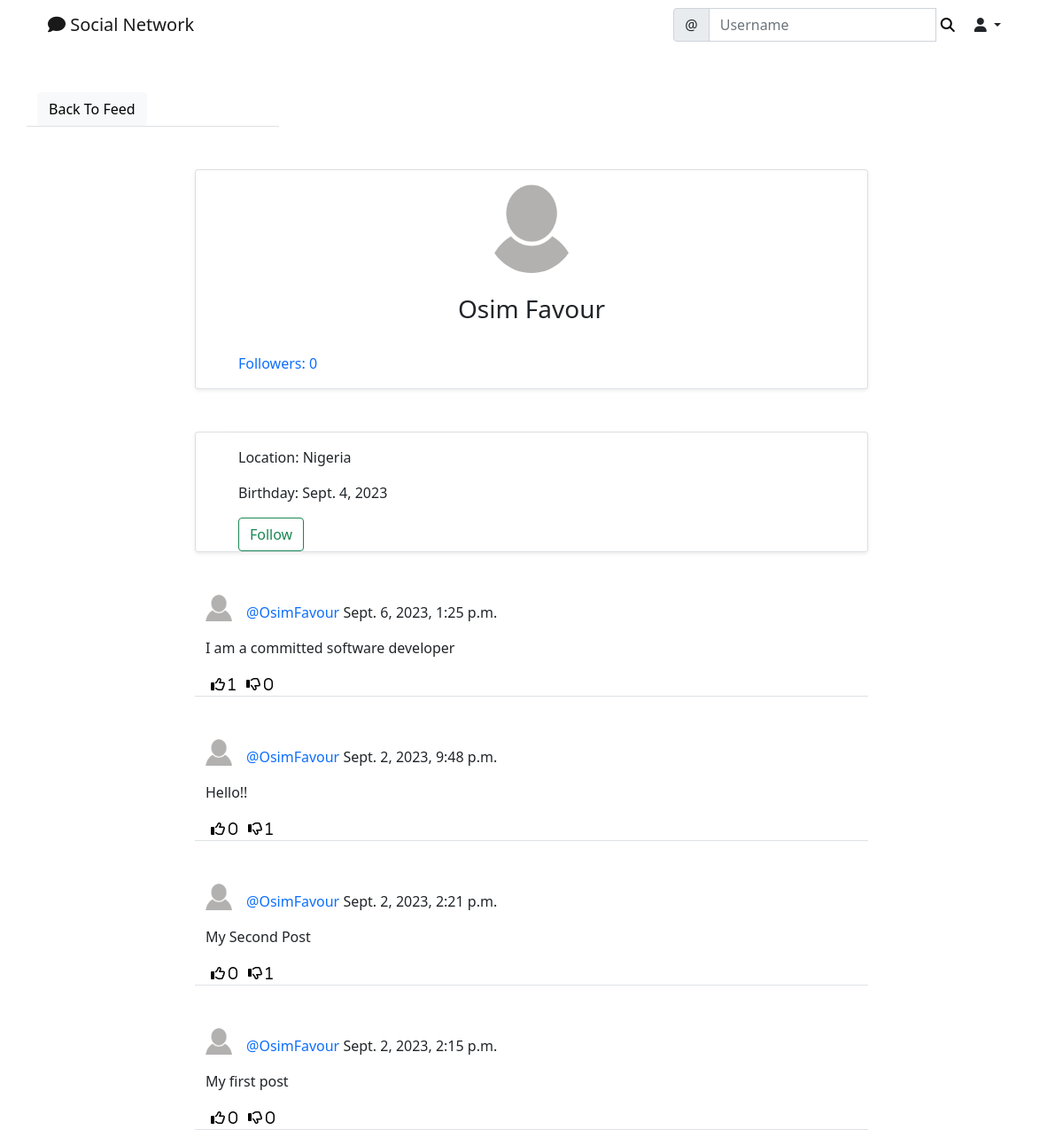
/social/profile/1/, run on an earlier commit of the app's database.
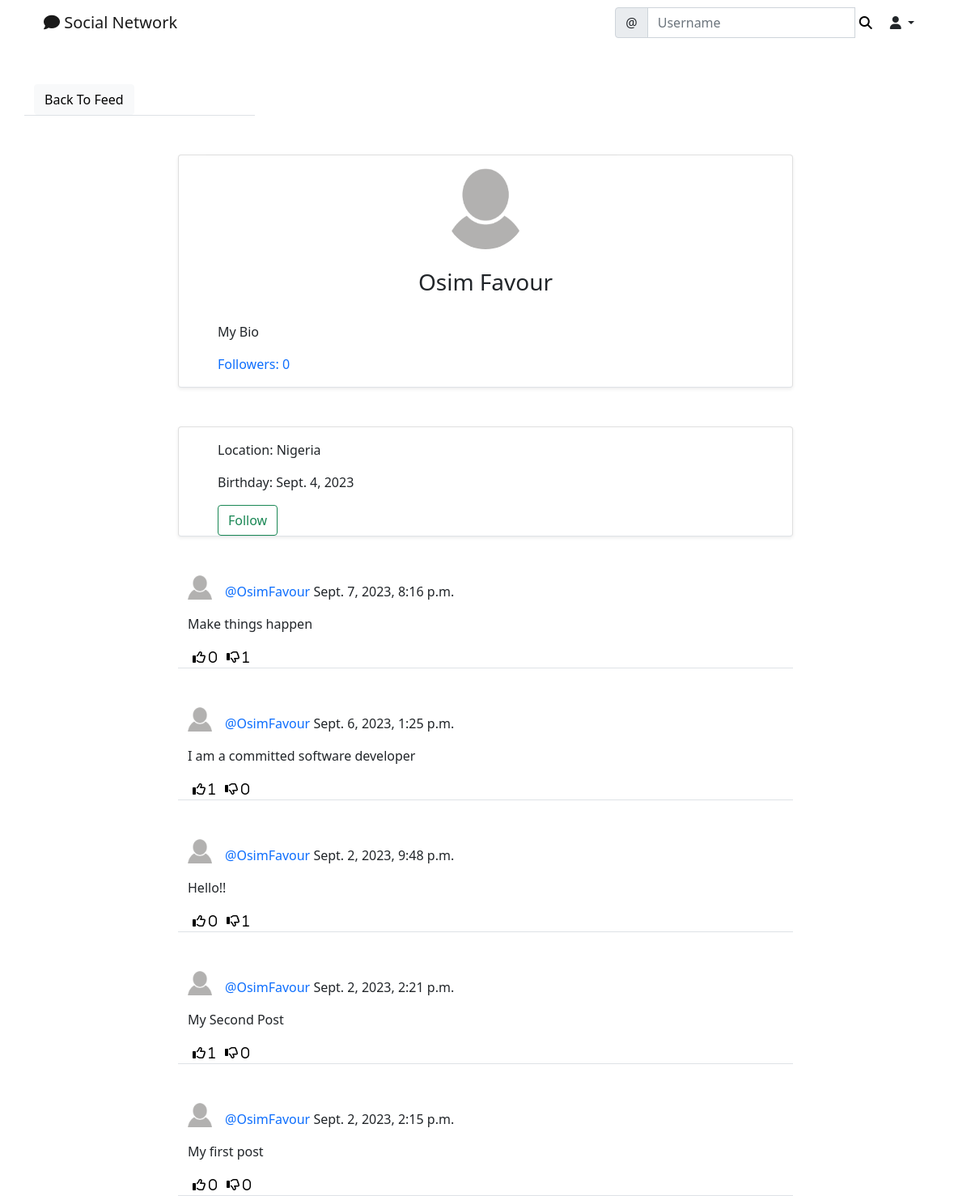
And on a later commit of the database.
### social/models.py (models this page shows, shortened)
class UserProfile(models.Model):
    user = models.OneToOneField(User, primary_key=True, verbose_name="user", related_name="profile", on_delete=models.CASCADE)
    name = models.CharField(max_length=30, blank=True, null=True)
    bio = models.TextField(max_length=500, blank=True, null=True)
    birth_date = models.DateField(null=True, blank=True)
    location = models.CharField(max_length=100, blank=True, null=True)
    picture = models.ImageField(upload_to='uploads/profile_pictures', default='uploads/profile_pictures/default.png')
    followers = models.ManyToManyField(User, blank=True, related_name='followers')

class Post(models.Model):
    body = models.TextField()
    created_on = models.DateTimeField(default=timezone.now)
    author = models.ForeignKey(User, on_delete=models.CASCADE)
    likes = models.ManyToManyField(User, blank=True, related_name='likes')
    dislikes = models.ManyToManyField(User, blank=True, related_name='dislikes')
    parent = models.ForeignKey('self', on_delete=models.CASCADE, blank=True, null=True, related_name='+')

### social/views.py (the view)
# urls.py: path('profile/<int:pk>/', ProfileView.as_view(), name="profile"),
class ProfileView(View):
    def get(self, request, pk, *args, **kwargs):
        profile = UserProfile.objects.get(pk=pk)
        user = profile.user
        posts = Post.objects.filter(author=user).order_by('-created_on')
        followers = profile.followers.all()
        number_of_followers = len(followers)
        if len(followers) == 0:
            is_following = False
        for follower in followers:
            if follower == request.user:
                is_following = True
                break
            else:
                is_following = False
        context = {
            'user': user,
            'profile': profile,
            'posts': posts,
            'number_of_followers': number_of_followers,
            'is_following': is_following,
        }
        return render(request, 'social/profile.html', context)

### social/templates/social/profile.html (shortened to what this page needs)
{% extends 'landing/base.html' %}
{% block content %}
    <div class="container">
        <div class="row mt-5">
            <div class="col-md-3 col-sm-6 border-bottom">
                <a href="{% url 'post-list' %}" class="btn btn-light">Back To Feed</a>
            </div>
        </div>
        <div class="row justify-content-center mt-5">
            <div class="card shadow-sm col-md-8 col-sm-12 border-bottom px-5 pt-3">
                <div class="text-center">
                    <img src="{{ profile.picture.url }}" alt="" class="rounded-circle" width="100" height="100">
                    {% if profile.name %}
                        <h3 class="py-4">{{ profile.name }}
                        </h3>
                    {% endif %}
                </div>
                {% if profile.bio %}
                    <p>{{ profile.bio }}</p>
                {% endif %}
                <div class="mb-3">
                    <a href="{% url 'list-followers' profile.pk %}" class="post-link">Followers: {{ number_of_followers }}</a>
                </div>
            </div>
        </div>
        <div class="row justify-content-center mt-5">
            <div class="card shadow-sm col-md-8 col-sm-12 border-bottom px-5 pt-3">
                {% if profile.location %}
                    <p>Location: {{ profile.location }}</p>
                {% endif %}
                {% if profile.birth_date %}
                    <p>Birthday: {{ profile.birth_date }}</p>
                {% endif %}
                {% if user == request.user %}
                {% else %}
                    {% if is_following %}
                        <form action="{% url 'remove-follower' profile.pk %}" method="post">
                            {% csrf_token %}
                            <button class="btn btn-outline-danger" type="submit">Unfollow</button>
                        </form>
                    {% else %}
                        <form action="{% url 'add-follower' profile.pk %}" method="post">
                            <button class="btn btn-outline-success" type="submit">Follow</button>
                        </form>
                    {% endif %}
                {% endif %}
            </div>
        </div>
        {% for post in posts %}
            <div class="row justify-content-center mt-5">
                <div class="col-md-8 col-sm-12 border-bottom">
                    <div>
                        <a href="{% url 'profile' post.author.profile.pk %}">
                            <img src="{{ post.author.profile.picture.url }}" alt="" class="round-circle post-img" height="30" width="30">
                        </a>
                        <p class="post-text">
                            <a href="{% url 'profile' post.author.profile.pk %}" class="text-primary post-link">@{{ post.author }}</a> {{ post.created_on }}
                        </p>
                    </div>
                    <div class="position-relative">
                        <p>{{ post.body }}</p>
                    </div>
                    <div class="d-flex flex-row">
                        <form action="{% url 'like' post.pk %}" method="POST">
                            <button class="remove-default-btn" type="submit">
                                <i class="far fa-thumbs-up"> <span>{{ post.likes.all.count }}</span></i>
                            </button>
                        </form>
                        <form action="{% url 'dislike' post.pk %}" method="POST">
                            <button class="remove-default-btn" type="submit">
                                <i class="far fa-thumbs-down"> <span>{{ post.dislikes.all.count }}</span></i>
                            </button>
                        </form>
                    </div>
                </div>
            </div>
        {% endfor %}
    </div>
{% endblock content %}

### landing/templates/landing/base.html (shortened to what this page needs)
{% load static %}
<!doctype html>
<html lang="en">
  <head>
    <link rel="stylesheet" href="{% static 'style.css' %}">
    <link href="https://cdn.jsdelivr.net/npm/bootstrap@5.0.2/dist/css/bootstrap.min.css" rel="stylesheet">
    <link rel="stylesheet" href="https://cdnjs.cloudflare.com/ajax/libs/font-awesome/6.3.0/css/all.min.css"/>
  </head>
  <body>
    {% include 'landing/navbar.html' %}
    {% block content %}{% endblock content %}
  </body>
</html>

### landing/templates/landing/navbar.html (shortened to what this page needs)
<div class="container">
    <nav class="navbar navbar-expand-lg navbar-light">
        <div class="container-fluid">
            <a class="navbar-brand" {% if user.is_authenticated %} href="{% url 'post-list' %}" {% else %} href="{% url 'index' %}" {% endif %}>
                <i class="fas fa-comment"></i>
                Social Network</a>
            <div class="collapse navbar-collapse" id="navbarTogglerDemo03">
                <form class="d-flex" method="GET" action="{% url 'profile-search' %}">
                    <div class="input-group">
                        <span class="input-group-text" id="basic-addon1">@</span>
                        <input type="text" class="form-control" placeholder="Username" aria-label="Username" aria-describedby="basic-addon1" name="query" value={{ request.GET.query }}>
                        <button class="remove-default-btn" type="submit">
                            <i class="fas fa-search"></i>
                        </button>
                    </div>
                </form>
                {% if user.is_authenticated %}
                    <div class="nav-item dropdown">
                        <a href="#" class="nav-link dropdown-toggle text-dark" data-bs-toggle="dropdown" role="button" aria-expanded="false">
                            <i class="fas fa-user"></i>
                        </a>
                    </div>
                {% endif %}
            </div>
        </div>
    </nav>
</div>

### static/style.css (style rules this page uses)
.remove-default-btn { background-color: transparent; border: none; box-shadow: none; }
.post-link { text-decoration: none; }
.post-text { padding-top: 0.5rem; }
.post-img { float: left; margin-right: 1rem; }

What changed in the data, as far as the page shows it:
changed UserProfile "Osim Favour": bio (not shown) → "My Bio"
added Post: author.profile.picture (placeholder picture), author "OsimFavour", created_on "Sept. 7, 2023, 8:16 p.m.", body "Make things happen", likes.all.count "0", dislikes.all.count "1"
computed for Post "Sept. 2, 2023, 2:21 p.m.": likes.all.count "0" → "1"; dislikes.all.count "1" → "0"
